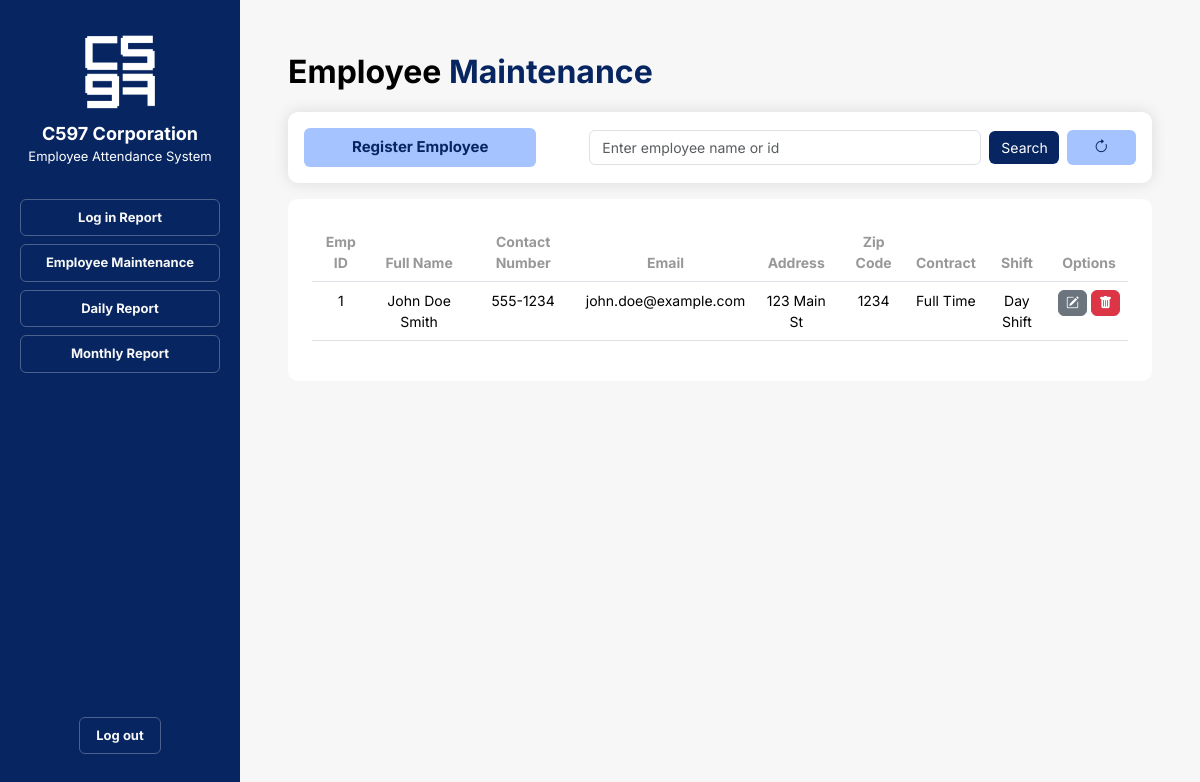
Before: /pages/admin/employee-maintenance.php?emp_id=1 with the older database file.
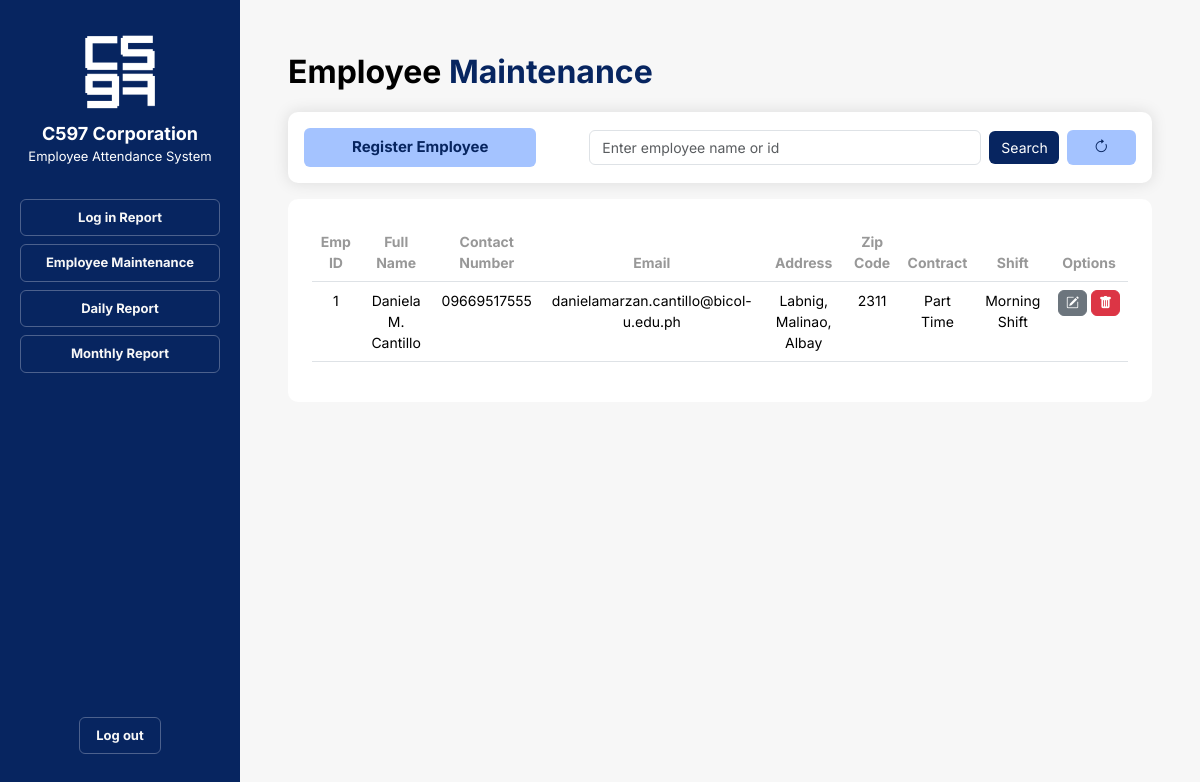
After: the same page with the newer database file.
### tables this page shows
CREATE TABLE `employee` (
  `emp_id` int(11) NOT NULL,
  `password` varchar(30) NOT NULL,
  `first_name` varchar(50) DEFAULT NULL,
  `middle_name` varchar(50) DEFAULT NULL,
  `last_name` varchar(50) DEFAULT NULL,
  `address` varchar(100) DEFAULT NULL,
  `zip` varchar(4) DEFAULT NULL,
  `contact_number` varchar(11) DEFAULT NULL,
  `email_address` varchar(50) DEFAULT NULL,
  `contract` varchar(50) NOT NULL,
  `shift` varchar(25) NOT NULL
);

### pages/admin/emp-load.php (the view)
<?php
    echo "<tr>";
    echo "<td>" . $row["emp_id"] . "</td>";
    echo "<td>" . $row["first_name"] . " " . $row["middle_name"] . " " . $row["last_name"] . "</td>";
    echo "<td>" . $row["contact_number"] . "</td>";
    echo "<td>" . $row["email_address"] . "</td>";
    echo "<td>" . $row["address"] . "</td>";
    echo "<td>" . $row["zip"] . "</td>";
    echo "<td>" . $row["contract"] . "</td>";
    echo "<td>" . $row["shift"] . "</td>";
    echo "<td>
        <div class='btn_container me-0 d-flex gap-1'>
            <a href='employee-edit.php?emp_id=" . $row["emp_id"] . "' class='nav-link'><button class='btn btn-secondary'><i class='bi bi-pencil-square'></i></button></a>
            <a href='employee-delete.php?emp_id=" . $row["emp_id"] . "' class='nav-link'><button class='btn btn-danger'><i class='bi bi-trash-fill'></i></button></a>
        </div>
    </td>";
    echo "</tr>";
?>

### pages/admin/employee-maintenance.php (shortened to what this page needs)
<!DOCTYPE html>
<html lang="en">
<head>
    <link rel="stylesheet" href="https://cdn.jsdelivr.net/npm/bootstrap@5.3.2/dist/css/bootstrap.min.css">
    <link rel="stylesheet" href="https://cdn.jsdelivr.net/npm/bootstrap-icons@1.11.2/font/bootstrap-icons.min.css">
    <link rel="stylesheet" href="../css/nav-bar.css">
    <link rel="stylesheet" href="../css/employee-maintenance.css">
</head>
<body class="container-fluid">
    <div class="container-fluid row gap-0">
        <?php
            include('../php/nav-bar.php');
        ?>
        <div class="right_panel container p-5">
            <p class="header_title">Employee <span class="blue_title">Maintenance</span></p>
                <form class="search_register white_container row m-0 p-3 align-items-center justify-content-between gap-2" method="GET">
                    <div class="register_button col col-4 m-0 p-0">
                        <a class="nav-link" href="employee-registration.php"><button class="btn btn-primary px-5 py-2" type="button">Register Employee</button></a>
                    </div>
                    <div class="col col-6-sm m-0 p-0">
                        <input class="form-control w-100" type="search" placeholder="Enter employee name or id" aria-label="Search" name="emp_id">
                    </div>
                    <div class="search_button col col-1 m-0 p-0">
                        <input class="btn btn-primary w-100" type="submit" value="Search">
                    </div>
                    <div class="register_button col col-1 ms-auto p-0">
                        <a href="employee-maintenance.php"><button type="button" class="btn btn-primary w-100"><i class="bi bi-arrow-clockwise"></i></button></a>
                    </div>
                </form>
            <div class="white_container row mt-3 p-4 mx-0 text-center justify-content-evenly">
                <table class="table">
                    <thead>
                        <tr>
                            <th scope="col">Emp ID</th>
                            <th scope="col">Full Name</th>
                            <th scope="col">Contact Number</th>
                            <th scope="col">Email</th>
                            <th scope="col">Address</th>
                            <th scope="col">Zip Code</th>
                            <th scope="col">Contract</th>
                            <th scope="col">Shift</th>
                            <th scope="col">Options</th>
                        </tr>
                    </thead>
                    <tbody class="table_body">
                        <?php
                            include_once __DIR__ . '/../php/connection.php';
                            if (isset($_GET["emp_id"])) {
                                $emp_id = $_GET["emp_id"];
                                $sql = "SELECT * FROM employee WHERE emp_id = '" . $emp_id . "' OR CONCAT(first_name, ' ', middle_name, ' ', last_name) LIKE '%" . $emp_id . "%'";
                                $result = mysqli_query($conn, $sql);
                                if (mysqli_num_rows($result) > 0) {
                                    while ($row = mysqli_fetch_assoc($result)) {
                                        include "emp-load.php";
                                    }
                                } else {
                                    $emp_notfound = true;
                                }
                            }
                        ?>
                    </tbody>
                </table>
            </div>
        </div>
    </div>
</body>
</html>

### pages/php/nav-bar.php
<div class="left_panel sticky-top container text-center pt-3">
    <img class="mt-3" src="../images/company-logo.png" alt="C597 Corporation Logo">
    <p class="company_name mt-2 mb-0">C597 Corporation</p>
    <p class="system_name">Employee Attendance System</p>
    <nav class="nav flex-column nav-pills mt-4 p-2 gap-2">
        <a class="nav_button nav-link" href="login-report.php">Log in Report</a>
        <a class="nav_button nav-link" href="employee-maintenance.php">Employee Maintenance</a>
        <a class="nav_button nav-link" href="daily-report.php">Daily Report</a>
        <a class="nav_button nav-link" href="monthly-report.php">Monthly Report</a>
        <span class="log_out_button mb-3"><a class="nav_button nav-link" href="admin-login.php">Log out</a></span>
    </nav>
</div>

### pages/css/nav-bar.css (style rules this page uses)
body { font-family: 'Inter', sans-serif; }
.company_name { font-size: large; font-weight: bold; }
.left_panel { background-color: #072560; color: white; position: fixed; overflow: auto; width: 20%; height: 100%; bottom: 0; }
.left_panel img { width: 80px; height: 80px; }
.log_out_button { display: block; position: fixed; bottom: 30px; align-self: center; }
.nav { font-size: 13px; font-weight: bold; }
.nav_button { border: 1px solid #4C618D; color: #F7F7F7; }
.system_name { margin: 0; padding: 0; font-size: small; }

### pages/css/employee-maintenance.css (style rules this page uses)
a { margin: 0; padding: 0; }
body { font-family: 'Inter', sans-serif; background: #f7f7f7; }
.blue_title { color: #072560; }
.btn_container .btn { font-size: 13px; padding: 2.5px 7px; }
.container-fluid { margin: 0; padding: 0; }
.header_title { font-weight: bold; font-size: 2rem; }
.register_button button, .register_button button:hover { background-color: #A4C3FF; border: none; color: #072560; font-weight: bold; font-size: 15px; }
.right_panel { width: 80%; margin-left: 20%; color: black; min-height: 100vh; }
.search_button input, .search_button input:hover { border: none; background-color: #072560; color: white; font-size: 14px; }
.search_register { box-shadow: 0 0 15px 1px rgba(0, 0, 0, 0.1); }
.search_register input { font-size: 14px; }
.table th { color: #989898; }
.table th, .table_body td { font-size: 14px; }
.white_container { background-color: #fff; border-radius: 10px; padding: 10px; }

Changed rows visible on the page:
changed employee id 1: first_name "John" → "Daniela"; middle_name "Doe" → "M."; last_name "Smith" → "Cantillo"; contact_number "555-1234" → "09669517555"; email_address "john.doe@example.com" → "danielamarzan.cantillo@bicol-u.edu.ph"; address "123 Main St" → "Labnig, Malinao, Albay"; zip "1234" → "2311"; contract "Full Time" → "Part Time"; shift "Day Shift" → "Morning Shift"
